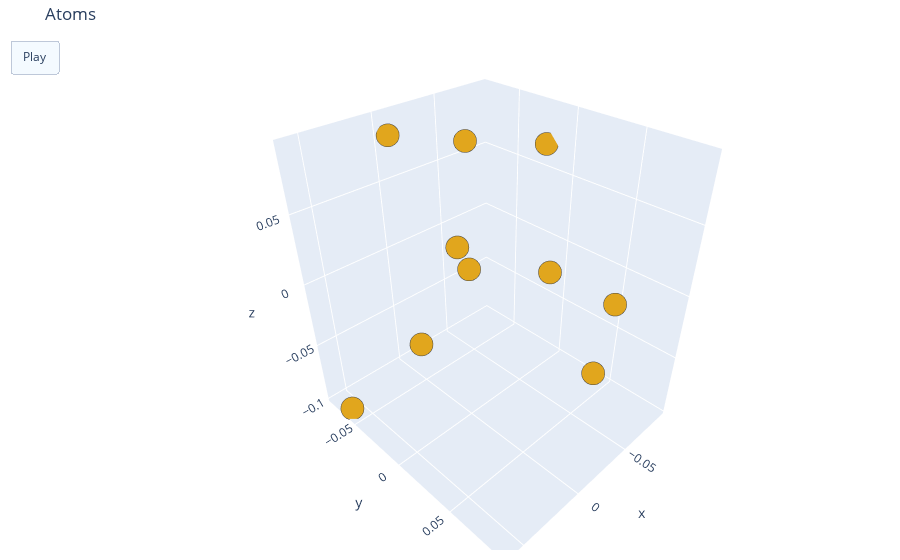
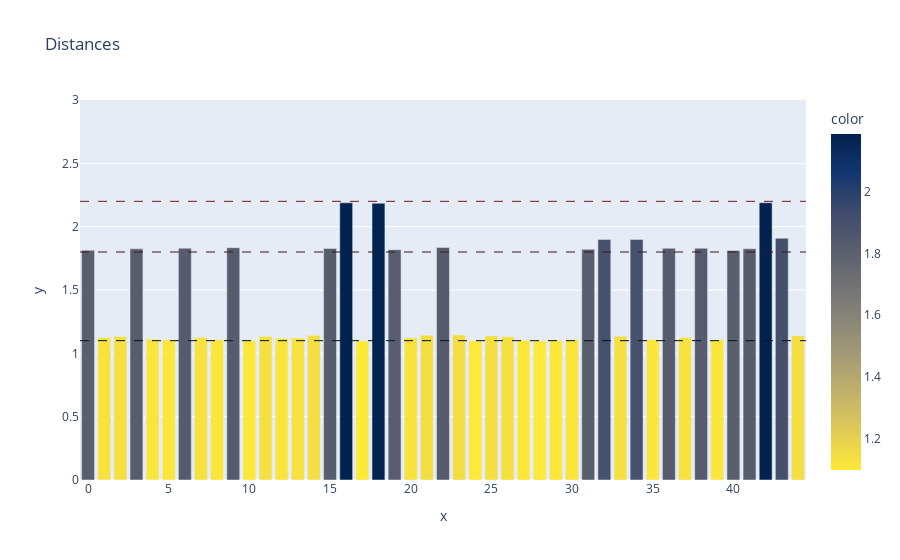

Source (notebook cell) for these figures, in order:
### Code cell
from system import *
from random import random
from atom import *
from math import  e


ITERS = 50000
K =   .0000001 
T = 1
FRAMES = 15
ATOMS = 10


def monte_carlo(deltaU, K, T):
    acception_probability =e ** ((-deltaU)/(K*T))
    return bool(random() < acception_probability)
    

system = System(3)
system.generate_atoms(ATOMS,(-.1,.1))
system.add_frame()


for i in range(ITERS):
    
    if i % (ITERS//FRAMES) == 0:
        system.add_frame()

    old_energy = system.get_total_E()
    system.move_random_atom(Atom.generate_random_vector(axes=system.dimensions,
                                                        min_=-.05,
                                                        max_=.05))
        
    new_energy = system.get_total_E()
    
    if new_energy > old_energy:
        if not monte_carlo(new_energy-old_energy, K, T):
            system.restore_previous_stage()

# uselessiters = 0
# minenergy = float("inf")
# while uselessiters < 10000:
    

#     old_energy = system.get_total_E()
#     system.move_random_atom(Atom.generate_random_vector(axes=system.dimensions,
#                                                         min_=-.05,
#                                                         max_=.05))
        
#     new_energy = system.get_total_E()
#     if new_energy<minenergy:
#         minenergy=new_energy
#         uselessiters = 0
#     else:
#         uselessiters+=1
#     if new_energy > old_energy:
#         if not monte_carlo(new_energy-old_energy, K, T):
#             system.restore_previous_stage()



        


# Saving and visualizing
system.add_frame()
system.visualize()
system.get_distances_bar_plot()
system.write_cur_state_to_f(f"xyz/{ATOMS}atoms_{ITERS}iterations.xyz")

print("Atoms",ATOMS)
print("Iterations:",ITERS)
print(system)


#TODO
# [x] Fix visualize 
# [x] Distances bar chart
# [x] Use while loop instead for, concept with min_energy
# [x] Increase distance changing
# [x] Calculate model for many atoms - check crystal structure

### Figure 1 — Plotly figure (JSON) as saved in the notebook; plotly's stock layout.template omitted (floating-point values rounded to 4 significant figures)
{"data": [{"marker": {"color": "rgb(225,166,29)", "line": {"width": 80}}, "mode": "markers", "type": "scatter3d", "x": [-0.01967, -0.09181, -0.008018, -0.01823, -0.04044, -0.006382, -0.04134, -0.03349, -0.01216, 0.06034], "y": [0.04724, -0.02039, 0.09132, -0.01937, -0.0553, -0.07768, 0.07872, -0.03578, -0.06972, -0.05933], "z": [0.0307, 0.06749, -0.009775, 0.08999, -0.004938, 0.08092, 0.0133, -0.01147, -0.08656, -0.09657]}], "layout": {"margin": {"b": 10, "l": 10, "r": 10, "t": 40}, "title": {"text": "Atoms"}, "updatemenus": [{"buttons": [{"args": [null], "label": "Play", "method": "animate"}], "type": "buttons"}]}}

### Figure 2 — Plotly figure (JSON) as saved in the notebook; plotly's stock layout.template omitted (floating-point values rounded to 4 significant figures)
{"data": [{"alignmentgroup": "True", "hovertemplate": "x=%{x}<br>y=%{y}<br>color=%{marker.color}<extra></extra>", "legendgroup": "", "marker": {"color": [1.814, 1.125, 1.133, 1.825, 1.112, 1.107, 1.83, 1.126, 1.108, 1.834, 1.1, 1.134, 1.119, 1.122, 1.143, 1.827, 2.188, 1.097, 2.185, 1.819, 1.122, 1.143, 1.835, 1.145, 1.099, 1.137, 1.13, 1.103, 1.098, 1.101, 1.108, 1.821, 1.898, 1.136, 1.899, 1.108, 1.829, 1.125, 1.83, 1.108, 1.812, 1.826, 2.189, 1.909, 1.14], "coloraxis": "coloraxis", "pattern": {"shape": ""}}, "name": "", "offsetgroup": "", "orientation": "v", "showlegend": false, "textposition": "auto", "type": "bar", "x": [0, 1, 2, 3, 4, 5, 6, 7, 8, 9, 10, 11, 12, 13, 14, 15, 16, 17, 18, 19, 20, 21, 22, 23, 24, 25, 26, 27, 28, 29, 30, 31, 32, 33, 34, 35, 36, 37, 38, 39, 40, 41, 42, 43, 44], "xaxis": "x", "y": [1.814, 1.125, 1.133, 1.825, 1.112, 1.107, 1.83, 1.126, 1.108, 1.834, 1.1, 1.134, 1.119, 1.122, 1.143, 1.827, 2.188, 1.097, 2.185, 1.819, 1.122, 1.143, 1.835, 1.145, 1.099, 1.137, 1.13, 1.103, 1.098, 1.101, 1.108, 1.821, 1.898, 1.136, 1.899, 1.108, 1.829, 1.125, 1.83, 1.108, 1.812, 1.826, 2.189, 1.909, 1.14], "yaxis": "y"}], "layout": {"barmode": "relative", "coloraxis": {"colorbar": {"title": {"text": "color"}}, "colorscale": [[0, "#fee838"], [0.1111, "#e1cc55"], [0.2222, "#c3b369"], [0.3333, "#a59c74"], [0.4444, "#8a8678"], [0.5556, "#707173"], [0.6667, "#575d6d"], [0.7778, "#3b496c"], [0.8889, "#123570"], [1, "#00224e"]]}, "legend": {"tracegroupgap": 0}, "shapes": [{"line": {"color": "rgb(0,20,30)", "dash": "dash", "width": 1}, "type": "line", "x0": 0, "x1": 1, "xref": "x domain", "y0": 1.1, "y1": 1.1, "yref": "y"}, {"line": {"color": "rgb(60,20,30)", "dash": "dash", "width": 1}, "type": "line", "x0": 0, "x1": 1, "xref": "x domain", "y0": 1.8, "y1": 1.8, "yref": "y"}, {"line": {"color": "rgb(120,20,30)", "dash": "dash", "width": 1}, "type": "line", "x0": 0, "x1": 1, "xref": "x domain", "y0": 2.2, "y1": 2.2, "yref": "y"}], "title": {"text": "Distances"}, "xaxis": {"anchor": "y", "domain": [0, 1], "title": {"text": "x"}}, "yaxis": {"anchor": "x", "domain": [0, 1], "range": [0, 3], "title": {"text": "y"}}}}
